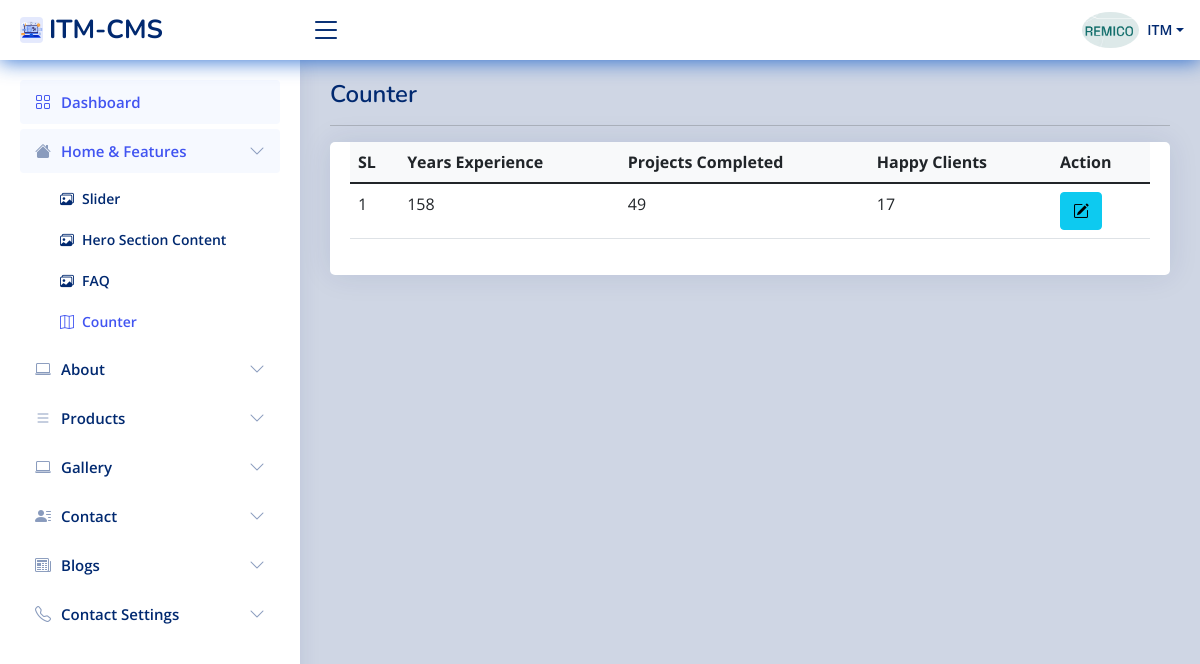
The page /itm-admin/user/counter (signed in) on the database as committed earlier.
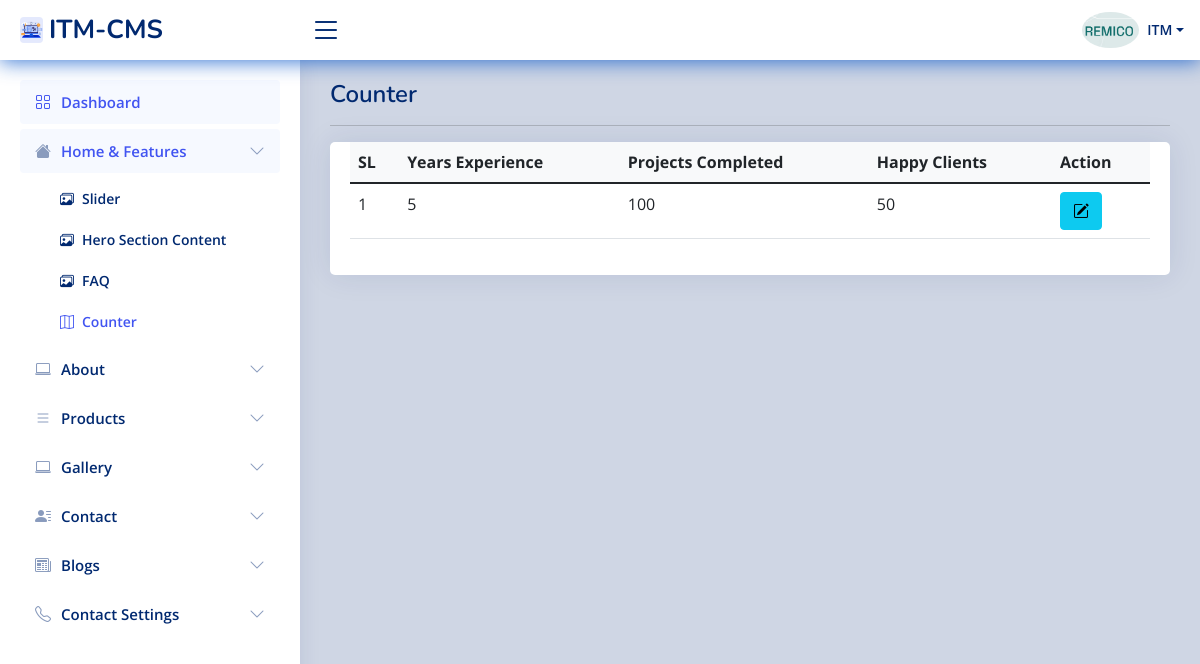
The same page on the database as committed later.
### tables this page shows
CREATE TABLE `count` (
  `co_id` int(11) NOT NULL,
  `user_id` int(11) NOT NULL,
  `count1` int(50) NOT NULL,
  `count2` int(50) NOT NULL,
  `count3` int(50) NOT NULL,
  `count4` int(50) NOT NULL
);

### itm-admin/user/counter.php (the view)
<!DOCTYPE html>
<html lang="en">
<head>
  <?php require_once 'head_link.php'; ?>
</head>
<body>
  <?php require_once 'header1.php'; ?>
  <?php require_once 'sidebar.php'; ?>
  <main id="main" class="main">
    <div class="pagetitle">
      <h1>Counter </h1>
      <hr>
    </div>
    <section class="section">
      <div class="row">
        <div class="col-lg-12">
          <div class="card">
            <div class="card-body">
              <table class="table table-hover datatable">
                <thead class="bg-light">
                  <tr>
                    <th>SL</th>
                    <th>Years Experience</th>
                    <th>Projects Completed</th>
                    <th>Happy Clients</th>
                    <th>Action</th>
                  </tr>
                </thead>
                <tbody id="tbody">
                  <?php
                  $sl = 0;
                  $eq = mysqli_query($con, "select * from count  ORDER BY co_id DESC ");
                  while ($eqrow = mysqli_fetch_array($eq)) {
                  ?>
                    <tr>
                      <td><?php echo  ++$sl; ?></td>
                      <td><?php echo $eqrow['count1']; ?></td>
                      <td><?php echo $eqrow['count2']; ?></td>
                      <td><?php echo $eqrow['count3']; ?></td>
                      <td>
                        <a class="btn btn-info" href="counter-edit?edit_id=<?php echo $eqrow['co_id']; ?>" title="click for edit" onclick="return confirm('Do you want to Edit ?')"><span class="bi bi-pencil-square"></span> </a>
                         </td>
                    </tr>
                  <?php } ?>
                </tbody>
              </table>
            </div>
          </div>
        </div>
      </div>
    </section>
  </main>
  <?php require_once 'footer1.php'; ?>

Rows that differ between the two databases and show on the page:
changed count: count1 "158" → "5"; count2 "49" → "100"; count3 "17" → "50"
